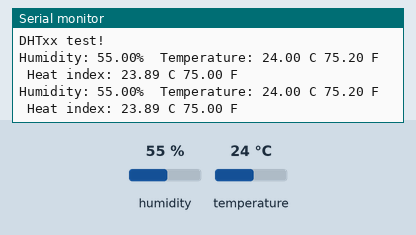
The sketch below on a simulated Arduino Uno, built with avr-gcc and run on an emulated ATmega328P. On the bench: the last lines printed to the serial monitor. The test bench sets the inputs (shaded band); at power-on: humidity 55 %, temperature 24 °C.

Above: at 4.8 s.
4.9 s: humidity set to 22 %
At 7.0 s:
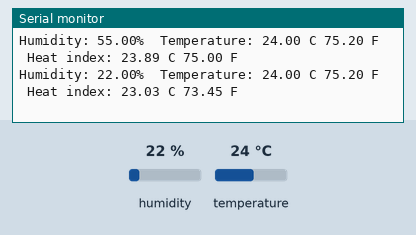
7.9 s: temperature set to 12 °C
At 8.8 s:
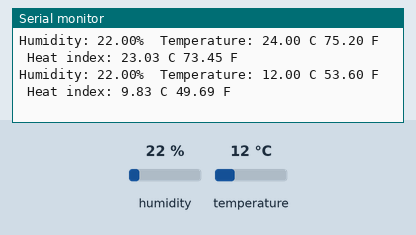
10.9 s: humidity set to 40 %
At 12.4 s:
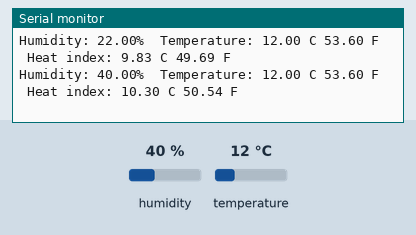
Timing chart, 0 to 13.9 s (numbered marks = the images above; inputs shaded):
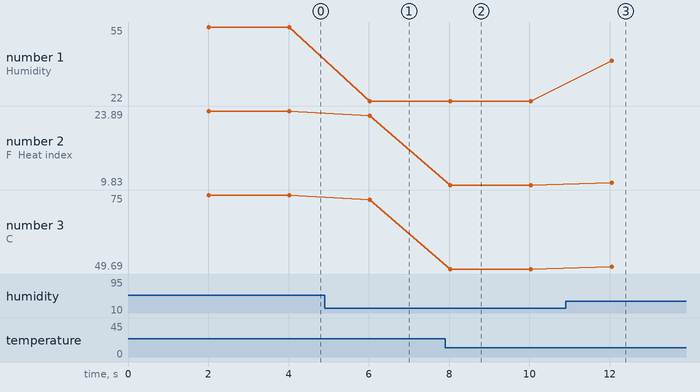

Measured:
- after the input at 4.9 s, the serial monitor: prints a new line after 1.1 s (image 1)
- after the input at 7.9 s, the serial monitor: prints a new line after 0.13 s (image 2)
- after the input at 10.9 s, the serial monitor: prints a new line after 1.1 s (image 3)
- plotted number 1: 55 → 22 after the input at 4.9 s, 22 → 40 after the input at 10.9 s
- plotted number 2: 23.89 → 23.03 after the input at 4.9 s, 23.03 → 9.83 after the input at 7.9 s, 9.83 → 10.3 after the input at 10.9 s
- plotted number 3: 75 → 73.45 after the input at 4.9 s, 73.45 → 49.69 after the input at 7.9 s, 49.69 → 50.54 after the input at 10.9 s

The sketch:

DTH_22_test.ino
```cpp
#include "DHT.h"

#define DHTPIN 2     // Digital pin connected to the DHT sensor
// Feather HUZZAH ESP8266 note: use pins 3, 4, 5, 12, 13 or 14 --
// Pin 15 can work but DHT must be disconnected during program upload.

// Uncomment whatever type you're using!
//#define DHTTYPE DHT11   // DHT 11
#define DHTTYPE DHT22   // DHT 22  (AM2302), AM2321


DHT dht(DHTPIN, DHTTYPE);

void setup() {
  Serial.begin(115200);
  Serial.println(F("DHTxx test!"));

  dht.begin();
}

void loop() {
  // Wait a few seconds between measurements.
  delay(2000);

  // Reading temperature or humidity takes about 250 milliseconds!
  // Sensor readings may also be up to 2 seconds 'old' (its a very slow sensor)
  float h = dht.readHumidity();
  // Read temperature as Celsius (the default)
  float t = dht.readTemperature();
  // Read temperature as Fahrenheit (isFahrenheit = true)
  float f = dht.readTemperature(true);

  // Check if any reads failed and exit early (to try again).
  if (isnan(h) || isnan(t) || isnan(f)) {
    Serial.println(F("Failed to read from DHT sensor!"));
    return;
  }

  // Compute heat index in Fahrenheit (the default)
  float hif = dht.computeHeatIndex(f, h);
  // Compute heat index in Celsius (isFahreheit = false)
  float hic = dht.computeHeatIndex(t, h, false);

  Serial.print(F("Humidity: "));
  Serial.print(h);
  Serial.print(F("%  Temperature: "));
  Serial.print(t);
  Serial.print(F(" C "));
  Serial.print(f);
  Serial.print(F(" F  Heat index: "));
  Serial.print(hic);
  Serial.print(F(" C "));
  Serial.print(hif);
  Serial.println(F(" F"));
}
```
